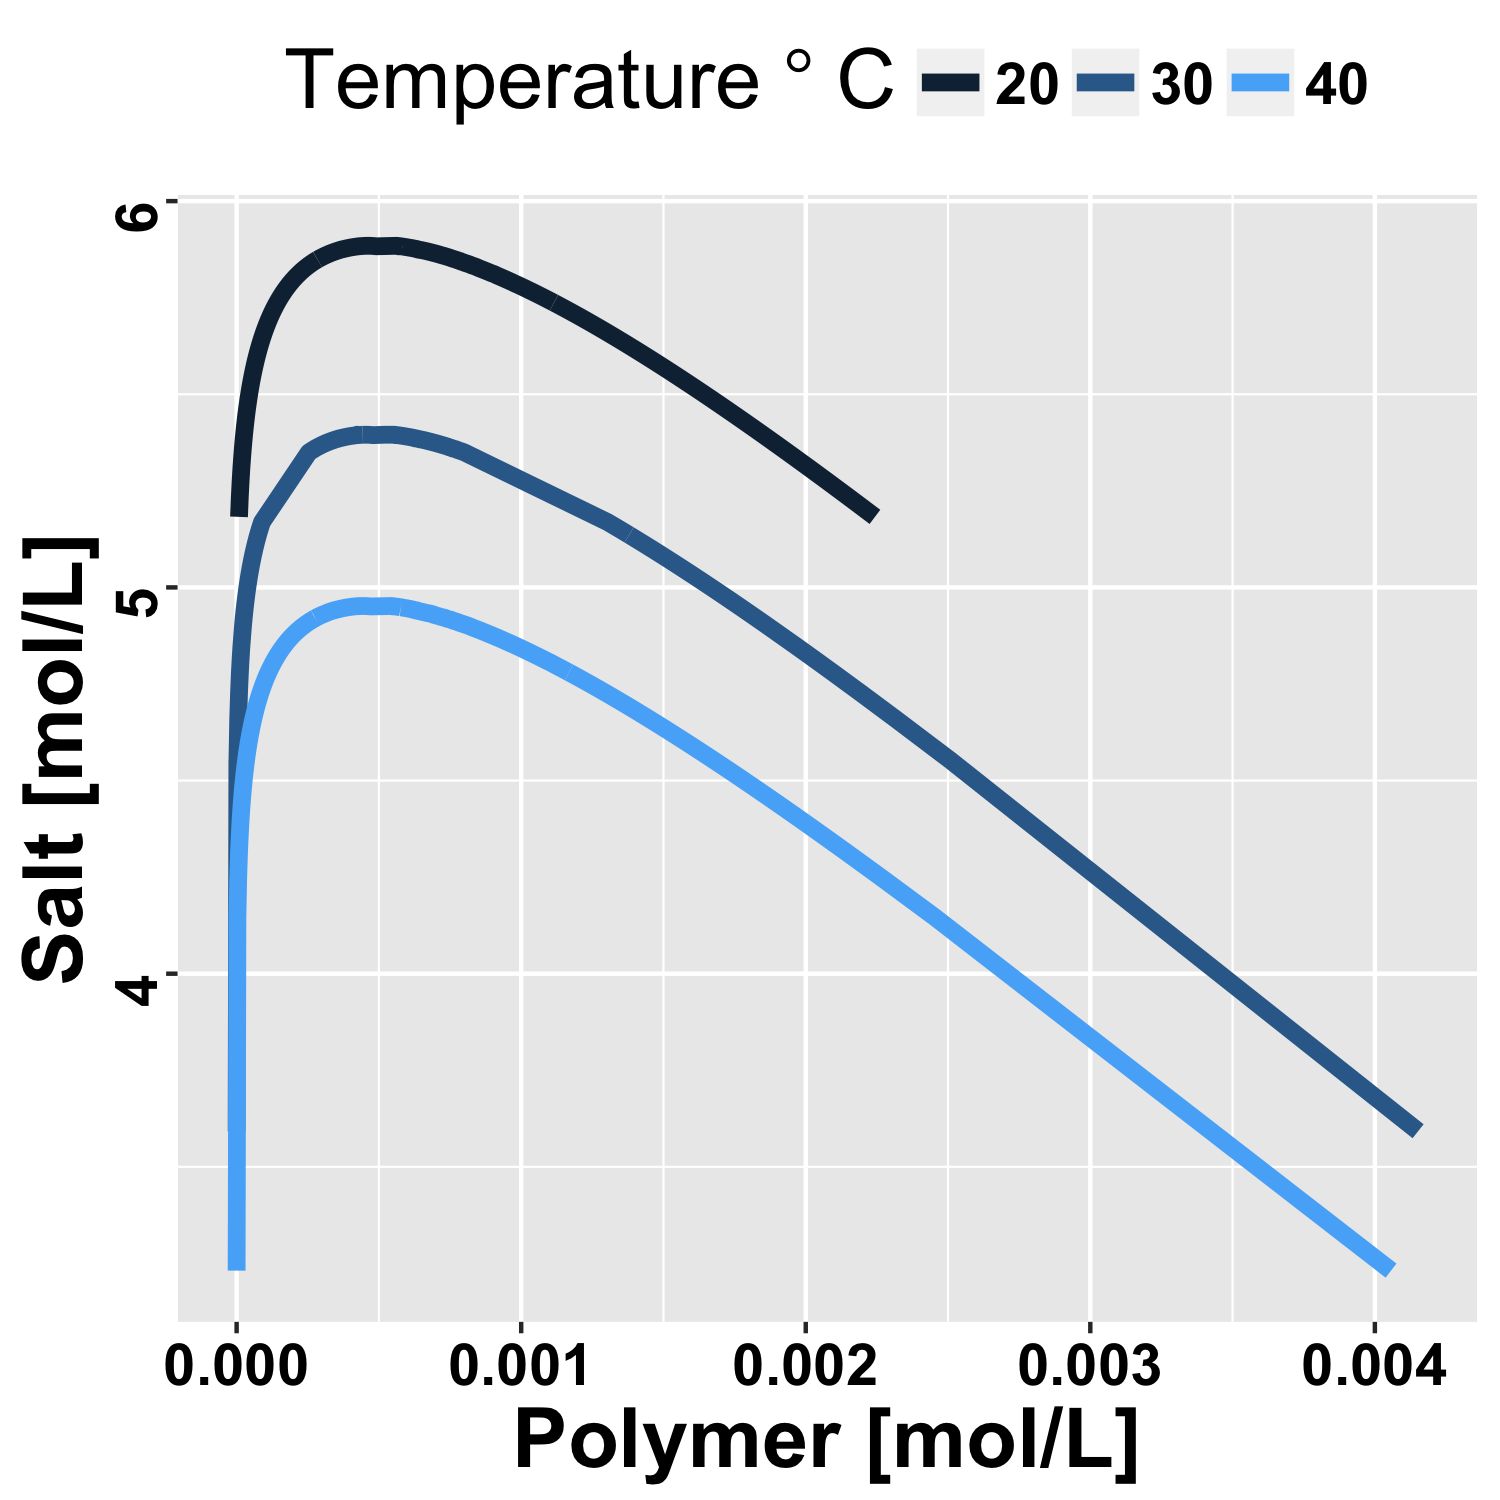

Generate this figure with R:
# EXPLORE binodal curve
rm(list = ls())
source('vomodel.R')
library(yxplot)
library(ggplot2)
library(dplyr)
library(rootSolve)
library(pracma)
DEBUG <- F

system.properties <- list(
  polymer.num = c(1000, 1000, 1, 1, 1),
  sigma = c(0.34, 0.34, 1, 1, 0),
  size.ratio = c(1, 1, 1, 1, 1),
  water.size = k.water.size
)
fitting.para <- list()
fitting.para$epsilon <- 1E-8
fitting.para$sampling.gap <- 1e-4
fitting.para$critical.point.guess <- c(phi.polymer=0.01, phi.salt=0.15)


# fitting.para$binodal.guess <- c(0.05, 0.05)
# p1 <- get.binodal.curve(20, 0, system.properties, fitting.para)
# fitting.para$binodal.guess <- c(0.1, 0.1)
# p3 <- get.binodal.curve(40, 0, system.properties, fitting.para)

fitting.para$binodal.guess <- c(1E-1, 1E-1)
p2 <- get.binodal.curves(seq(20, 40, 10), 0, system.properties, fitting.para)

head(p2)

g <- ggplot(p2, aes(y = conc.salt, group = tempC)) +
  geom_line(aes(x = conc.p + conc.q, col = tempC), lwd = 2) +
    scale_colour_continuous(breaks = seq(20, 40, 10), guide = 'legend') +
  labs(x = 'Polymer [mol/L]',
       y = 'Salt [mol/L]',
       col = expression('Temperature'~degree~C))
g <- theme.title.text.1(g)
print(g)
ggsave('test.binodal.curve.temp.png', width = 5, height = 5)


p3 <- do.call(rbind, lapply(seq(0.34, 0.44, 0.05), function(sigma){
    system.properties$sigma <- c(sigma, sigma, 1, 1, 0)
    get.binodal.curve(30, 0, system.properties, fitting.para)
}))

g <- ggplot(p3, aes(y = conc.salt, group = sigma.p)) +
  geom_line(aes(x = conc.p + conc.q, col = sigma.p), lwd = 2) +
    scale_colour_continuous(breaks = seq(0.34, 0.44, 0.05), guide = 'legend') +
  labs(x = 'Polymer [mol/L]',
       y = 'Salt [mol/L]',
       col = expression(sigma) )
g <- theme.title.text.1(g)
print(g)
ggsave('test.binodal.curve.sigma.png', width = 5, height = 5)


p4 <- do.call(rbind, lapply(seq(500, 1000, 250), function(polymer.num){
    system.properties$polymer.num <- c(polymer.num, polymer.num, 1, 1, 0)
    get.binodal.curve(30, 0, system.properties, fitting.para)
}))

g <- ggplot(p4, aes(y = conc.salt, group = length.p)) +
  geom_line(aes(x = conc.p + conc.q, col = length.q), lwd = 2) +
    scale_colour_continuous(breaks = seq(500, 1000, 250), guide = 'legend') +
  labs(x = 'Polymer [mol/L]',
       y = 'Salt [mol/L]',
       col = 'Poly. Num.' )
g <- theme.title.text.1(g)
print(g)
ggsave('test.binodal.curve.polymernum.png', width = 5, height = 5)
